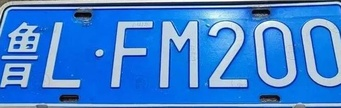
#> input picture mergeImages/GetCadId/cropped_image.jpg, 341 x 108 px, shrunk from 654 x 208 before the run
$ python -i main.py   (imports and definitions only)
#> lines starting #> are read from the running program, lines starting #| are printed output that depends on the picture; after the words box and inside, x2 and y2 are one past the last pixel; in counts of white or black regions, pixels touching at a corner belong together
import cv2
import hyperlpr3 as lpr3
import numpy as np
from PIL import Image
from tkinter import messagebox
import os
import traceback

# [1 line that did not run here, left out]


# [70 lines left out: functions get_carid, has_color, not called in this run]


def detect_main_color(image):
    """检测车牌的主要颜色"""
    hsv_image = cv2.cvtColor(image, cv2.COLOR_BGR2HSV)
    color_ranges = {
        '白色': (np.array([0, 0, 220]), np.array([180, 20, 255])),
        '黄色': (np.array([20, 100, 100]), np.array([30, 255, 255])),
        '蓝色': (np.array([100, 150, 0]), np.array([140, 255, 255])),
        '绿色': (np.array([35, 100, 100]), np.array([85, 255, 255]))  # 绿色
    }

    color_count = {color: 0 for color in color_ranges}
    for color, (lower, upper) in color_ranges.items():
        mask = cv2.inRange(hsv_image, lower, upper)
        color_count[color] = cv2.countNonZero(mask)

    return max(color_count, key=color_count.get)


# [4 lines not run here, left out]

>>> import cv2
>>> picture = cv2.imread('cropped_image.jpg')
#> picture is the input picture: shape (108, 341, 3); mean B, G, R 211.2, 129.9, 61.8
>>> result = detect_main_color(picture)
#> in detect_main_color, `hsv_image = cv2.cvtColor(image, cv2.COLOR_BGR2HSV)`: hsv_image: shape (108, 341, 3); mean H, S, V 105.9, 181, 211.2
#> the loop in detect_main_color, `for color, (lower, upper) in color_ranges.items():` made 4 passes
#> pass 1, in detect_main_color, `mask = cv2.inRange(hsv_image, lower, upper)`:
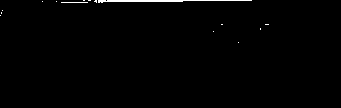
#> mask: shape (108, 341); 0.8% white; 15 white regions (13 under 20 px), largest, box (x1, y1, x2, y2) and area: (98, 0, 252, 3) 242, (61, 2, 88, 3) 27
#> pass 3, in detect_main_color, `mask = cv2.inRange(hsv_image, lower, upper)`:
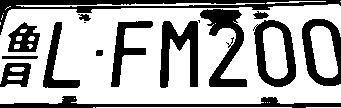
#> mask: shape (108, 341); 67.5% white; 16 black regions (2 under 20 px), largest, box (x1, y1, x2, y2) and area: (0, 0, 341, 35) 2341, (200, 9, 247, 87) 1471, (0, 96, 341, 108) 1427
#> after the loop in detect_main_color, `for color, (lower, upper) in color_ranges.items():`: color_count = {'白色': 296, '黄色': 0, '蓝色': 24861, '绿色': 0}
#> result = '蓝色'
